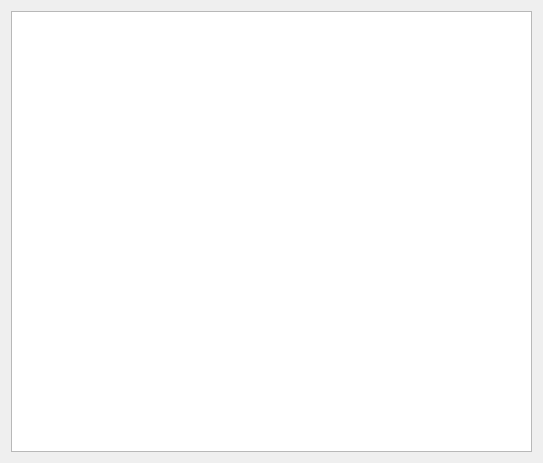
<?xml version="1.0" encoding="UTF-8"?>
<ui version="4.0">
 <class>SaveDialog</class>
 <widget class="QDialog" name="SaveDialog">
  <property name="geometry">
   <rect>
    <x>0</x>
    <y>0</y>
    <width>543</width>
    <height>463</height>
   </rect>
  </property>
  <property name="windowTitle">
   <string>Save As</string>
  </property>
  <property name="modal">
   <bool>true</bool>
  </property>
  <layout class="QVBoxLayout" name="verticalLayout">
   <item>
    <widget class="QGraphicsView" name="graphicsView"/>
   </item>
  </layout>
 </widget>
 <resources/>
 <connections/>
</ui>
